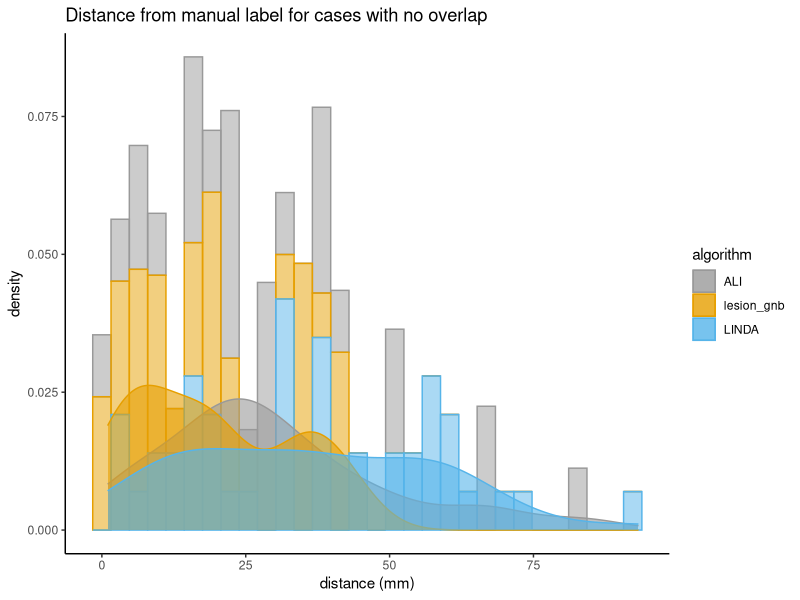

This figure's R source:
## ---- chunk 1
library(ggplot2)
## ---- chunk 2

#set working directory
#setwd('')

#read in data file
df <- read.csv("minHD_All.csv")

attach(df)
df$algorithm <- as.factor(df$algorithm)

ggplot(df, aes(x=minHD, fill=algorithm, color=algorithm)) +
  geom_histogram(aes(y=..density..), alpha =0.5) +
  geom_density(alpha=0.6) +
  scale_color_manual(values=c("#999999", "#E69F00", "#56B4E9"))+
  scale_fill_manual(values=c("#999999", "#E69F00", "#56B4E9"))+
  labs(title="Distance from manual label for cases with no overlap",x="distance (mm)", y = "density")+
  theme_classic()

